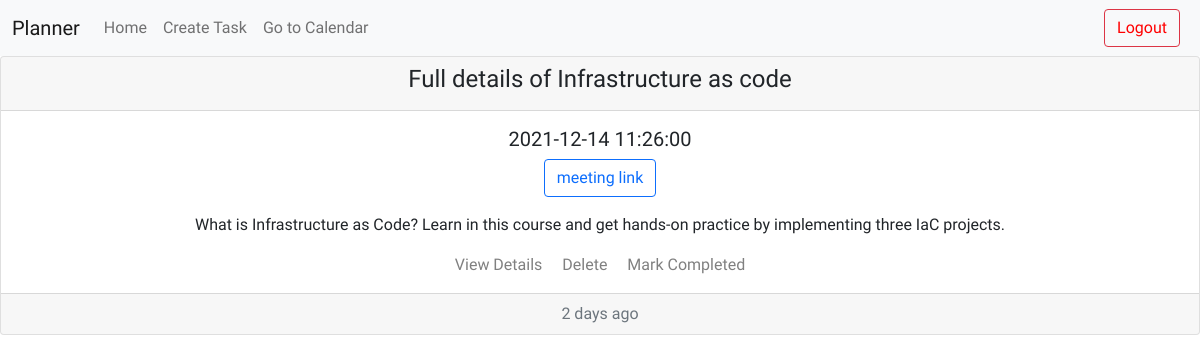
/fullview/4 (signed in), run on the app's committed database.
### DBHandler/models.py (models this page shows, shortened)
class Task(db.Model):
    id = db.Column(db.Integer, primary_key=True)
    title = db.Column(db.String(150))
    timestamp = db.Column(db.DateTime, index=True, default=datetime.utcnow)
    user_id = db.Column(db.Integer, db.ForeignKey('user.id'))
    task_type = db.Column(db.String(5))
    online = db.relationship('Online_meetings',backref = 'parent1', lazy = 'dynamic')
    deadline = db.relationship('Deadlines',backref = 'parent2', lazy = 'dynamic')
    travel = db.relationship('Travel',backref = 'parent3', lazy = 'dynamic')
    birthday = db.relationship('Birthday',backref = 'parent4', lazy = 'dynamic')
    general = db.relationship('General',backref = 'parent5', lazy = 'dynamic')
    movie = db.relationship('Movie',backref = 'parent6', lazy = 'dynamic')

class Online_meetings(db.Model):
    id = db.Column(db.Integer, primary_key=True)
    link = db.Column(db.String(300))
    desc = db.Column(db.String(100))
    taskid = db.Column(db.Integer,db.ForeignKey('task.id'))

### Backend/routes.py (the view, shortened to what this page needs)
@app.route('/fullview/<task_id>')
@login_required
def fullview(task_id):
    task = Task.query.filter_by(id=task_id).first()
    task_type = task.task_type
    task_id = task.id
    if task_type == 'onlme':
        print(task_id)
        t1 = Online_meetings.query.filter_by(taskid=task_id).first()
        return render_template('fullview.html', task=task, t1=t1)

### DBHandler/models.py (called while the page is built)
@login.user_loader
def load_user(id):
    return User.query.get(int(id))

### Backend/templates/fullview.html (shortened to what this page needs)
{% extends "base.html" %}
{% block content %}
    <table>
        {% if t1 %}
        <div class="card text-center">
            <div class="card-header">
              <h4>Full details of {{ task.title }}</h4>
            </div>
            <div class="card-body">
              <h5 class="card-title">{{ task.timestamp }}</h5>
              <p><a href="{{ t1.link }}" class="card-text btn btn-outline-primary">meeting link</a></p>
              <p class="card-text">{{ t1.desc }}</p>
              <a href="{{ url_for('fullview', task_id=task.id) }}" class="card-link">View Details</a>
              <a href="{{ url_for('delete_task', id=task.id) }}" class="card-link">Delete</a>
              <a href="{{ url_for('delete_task', id=task.id) }}" class="card-link">Mark Completed</a>
            </div>
            <div class="card-footer text-muted">
              2 days ago
            </div>
          </div>
        {% endif %}
    </table>
{% endblock %}

### Backend/templates/base.html (style rules this page uses)
body { text-align:center; font-family: 'Comfortaa', cursive; }
a { text-decoration:none; color:grey; }

### data on the page
Task: title "Infrastructure as code", timestamp "2021-12-14 11:26:00"
Online_meetings: desc "What is Infrastructure as Code? Learn in this course and get hands-on practice by implementing three IaC projects."
